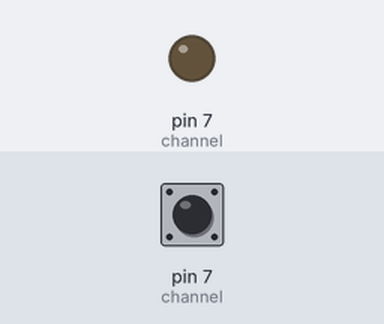
A program run on a simulated Raspberry Pi (header pin numbers). Parts: output pins drawn as LEDs (lit = HIGH). The test bench sets the inputs (shaded band); at power-on: pin 7 (channel) HIGH.

Above: at 0.1 s.
At 2.1 s:
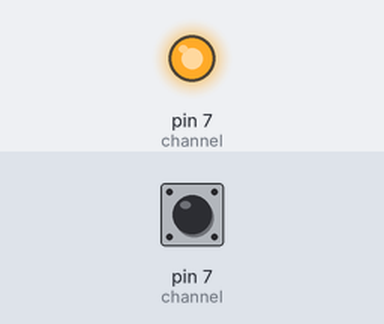
Timing chart, 0 to 3.6 s (numbered marks = the images above):
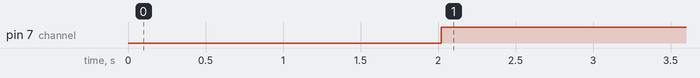

Measured:
- by itself, pin 7 (channel): LOW → HIGH at 2.0 s

The program:

dht11.py
```python
#!/usr/bin/python
import RPi.GPIO as GPIO
import time
def collect():
    THdata = []
    channel = 7
    data = []
    GPIO.setmode(GPIO.BOARD)
    time.sleep(2)
    GPIO.setup(channel, GPIO.OUT)
    GPIO.output(channel, GPIO.LOW)
    time.sleep(0.02)
    GPIO.output(channel, GPIO.HIGH)
    GPIO.setup(channel, GPIO.IN)
    while GPIO.input(channel) == GPIO.LOW:
        continue
    while GPIO.input(channel) == GPIO.HIGH:
        continue
    j = 0
    while j < 40:
        k = 0
        while GPIO.input(channel) == GPIO.LOW:
            continue
        while GPIO.input(channel) == GPIO.HIGH:
            k += 1
            if k > 100:
                break
        if k < 8:
            data.append(0)
        else:
            data.append(1)
        j += 1

    # print("sensor is working.")
    # print(data)
    humidity_bit = data[0:8]
    humidity_point_bit = data[8:16]
    temperature_bit = data[16:24]
    temperature_point_bit = data[24:32]
    check_bit = data[32:40]
    humidity = 0
    humidity_point = 0
    temperature = 0
    temperature_point = 0
    check = 0
    for i in range(8):
        humidity += humidity_bit[i] * 2 ** (7 - i)
        humidity_point += humidity_point_bit[i] * 2 ** (7 - i)
        temperature += temperature_bit[i] * 2 ** (7 - i)
        temperature_point += temperature_point_bit[i] * 2 ** (7 - i)
        check += check_bit[i] * 2 ** (7 - i)
    tmp = humidity + humidity_point + temperature + temperature_point
    if check == tmp:
        print "temperature:%d.%d" %(temperature,temperature_point),"C"," humidity :", humidity, "%"
        THdata.append(temperature)
        THdata.append(humidity)
        return THdata
    else:
        # print("wrong")
        time.sleep(1)
        return collect()

while True:
    rHdata = collect()
    time.sleep(3)
```
